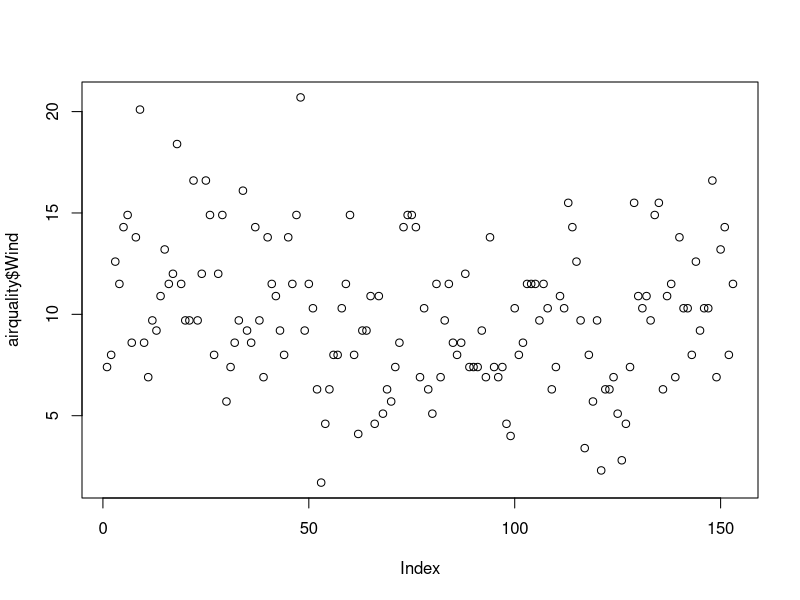
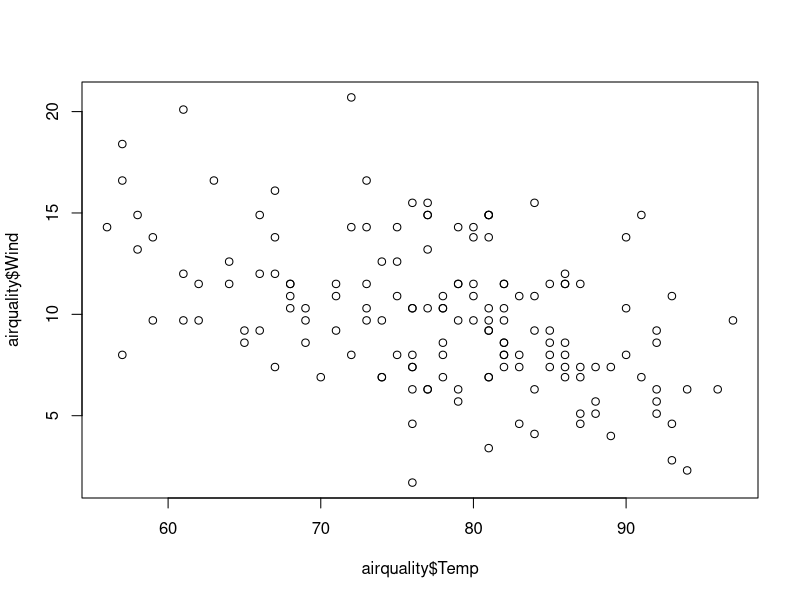
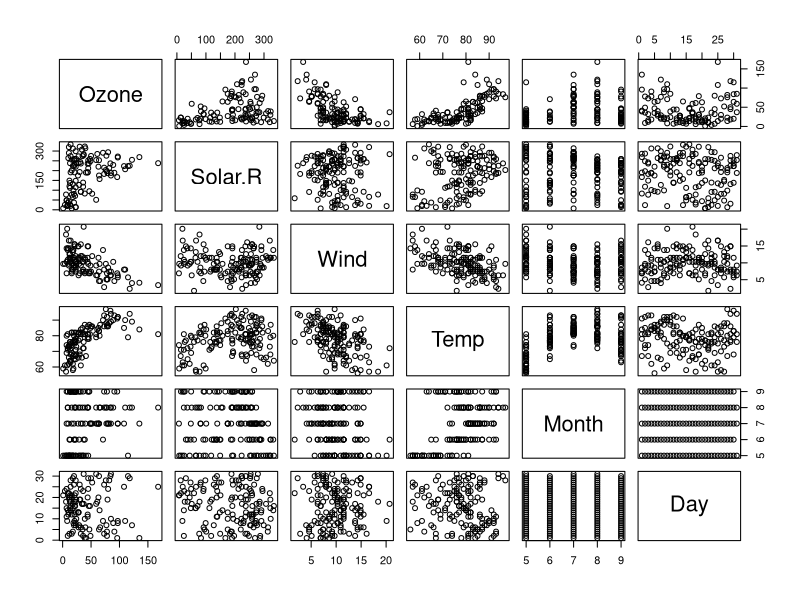
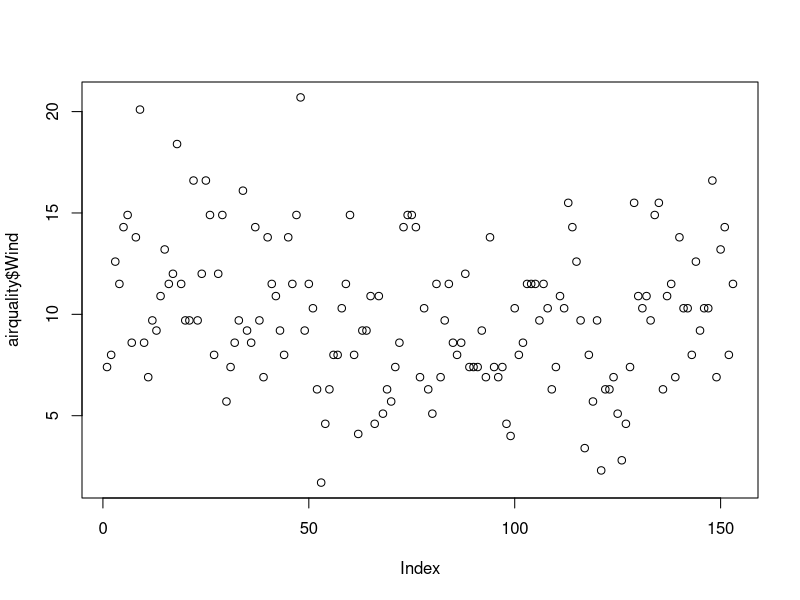
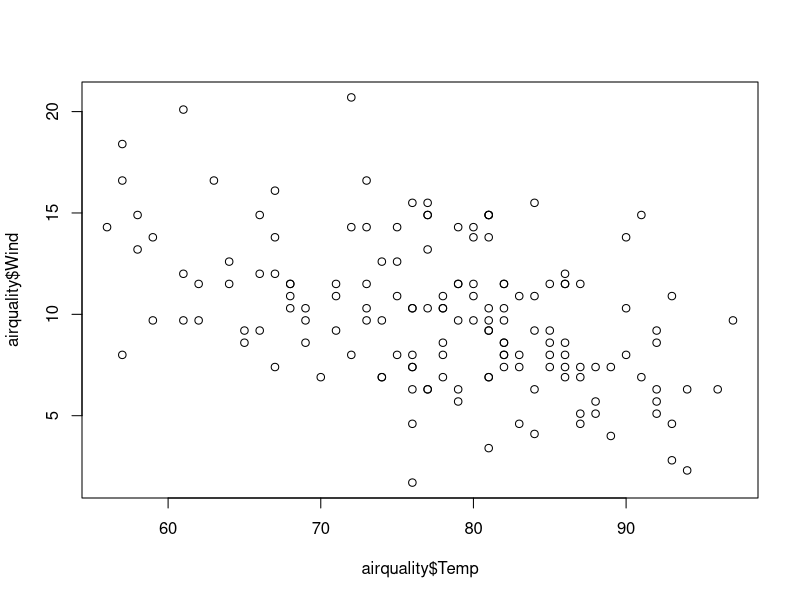
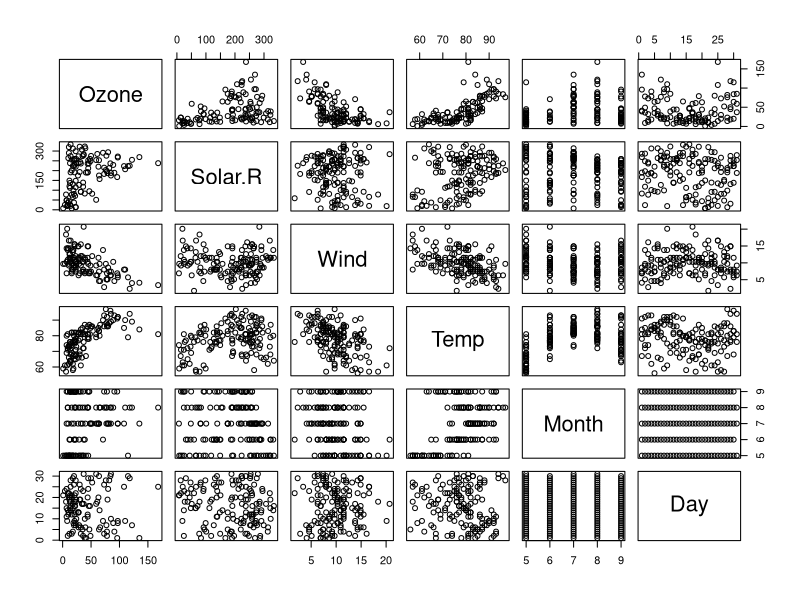
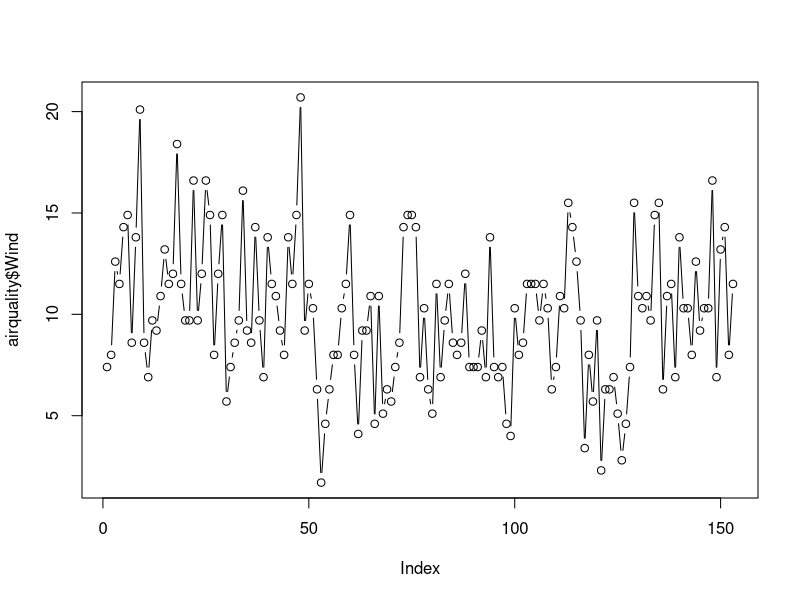
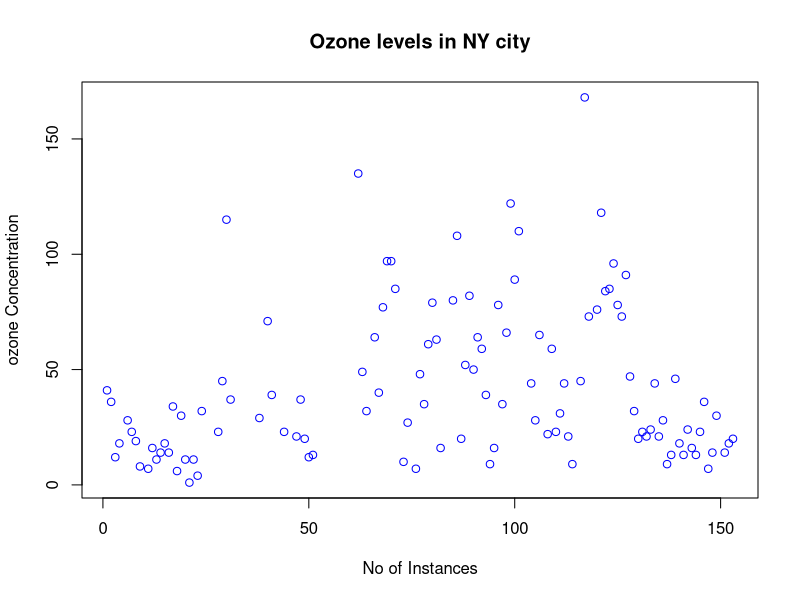

Write R code to recreate these figures, in order.
airquality <- datasets::airquality

####Top 10 rows and last 10 rows
head(airquality,10)
tail(airquality,10)

airquality[,c(1,2)]
df<-airquality[,-6]

summary(airquality)
airquality[,1]

#acessing a column
airquality$Temp

######Columns

airquality[,c(1,2)]
df<-airquality[,-6]

summary(airquality[,1])

summary(airquality)

airquality$Temp

###########Summary of the data#########
summary(airquality$Temp)
summary(airquality)
summary(airquality$Wind)

plot(airquality$Wind)
plot(airquality$Temp,airquality$Wind,type="p")
plot(airquality)

#####################
plot(airquality$Wind)
plot(airquality$Temp,airquality$Wind,type="p")
plot(airquality)
# points and lines 
plot(airquality$Wind, type= "b") # p: points, l: lines,b: both
plot(airquality$Ozone, ylab = 'ozone Concentration', 
     xlab = 'No of Instances', main = 'Ozone levels in NY city',
     col = 'blue')
# Horizontal bar plot
barplot(airquality$Ozone, main = 'Ozone Concenteration in air',
        ylab = 'ozone levels', col= 'blue',horiz = T,axes=T)
#Histogram
hist(airquality$Temp)
hist(airquality$Solar.R, 
     main = 'Solar Radiation values in air',
     xlab = 'Solar rad.', col='blue')

#Single box plot
boxplot(airquality$Temp,main="Temp_Boxplot")
# Multiple box plots
boxplot(airquality,main='Multiple')
#margin of the grid(mar), 
#no of rows and columns(mfrow), 
#whether a border is to be included(bty) 
#and position of the 
#labels(las: 1 for horizontal, las: 0 for vertical)
#bty - box around the plot
par(mfrow=c(3,3),mar=c(2,5,2,1),  las=0, bty="o")

plot(airquality$Ozone)
plot(airquality$Ozone, airquality$Wind)
plot(airquality$Ozone, type= "l")
plot(airquality$Ozone, type= "l")
plot(airquality$Ozone, type= "l")
barplot(airquality$Ozone, main = 'Ozone Concenteration in air',
        xlab = 'ozone levels', col='green',horiz = TRUE)
hist(airquality$Solar.R)
boxplot(airquality$Solar.R)
boxplot(airquality[,0:4], main='Multiple Box plots')

